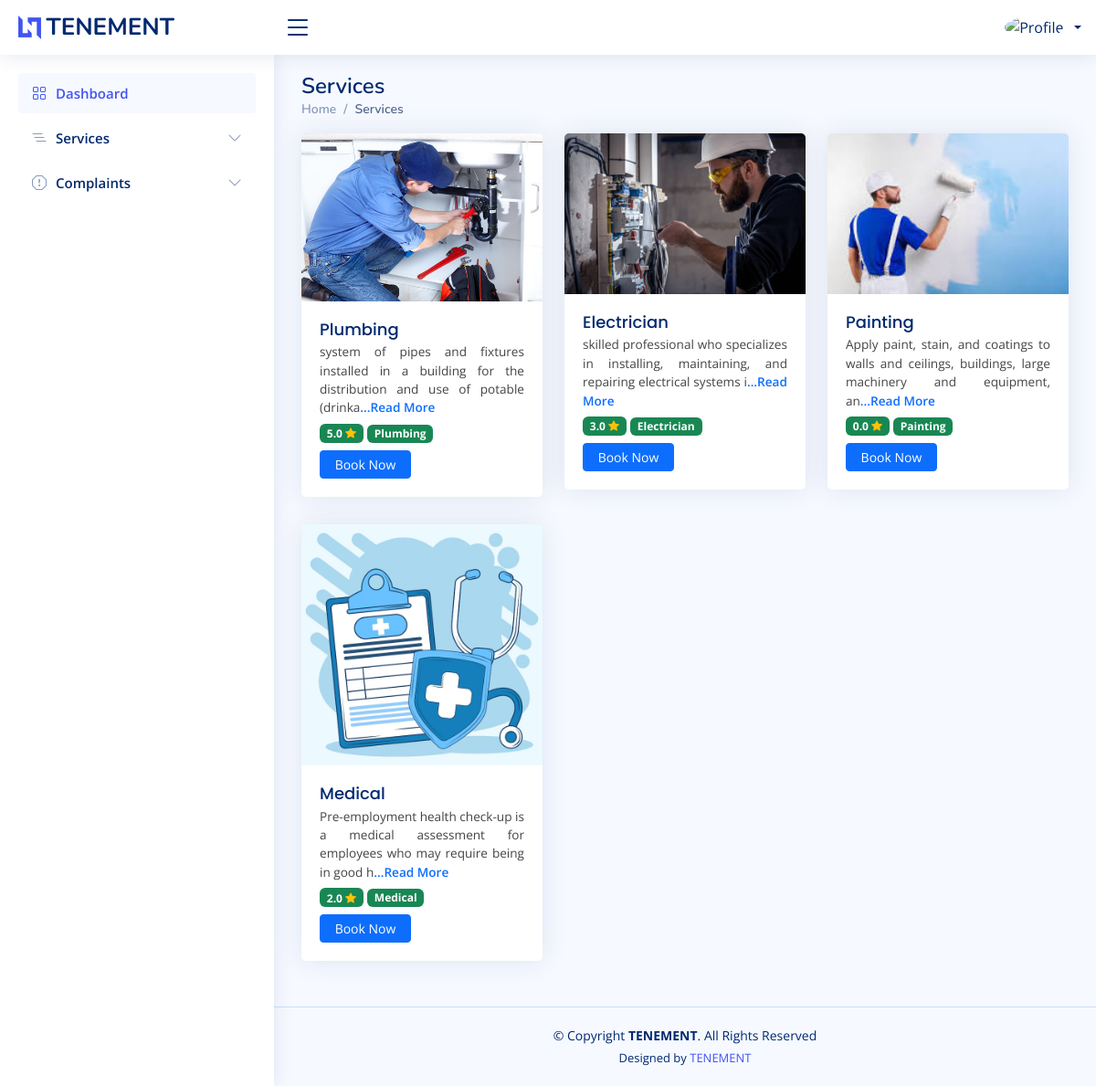
The page /user/services.php on the database as committed earlier.
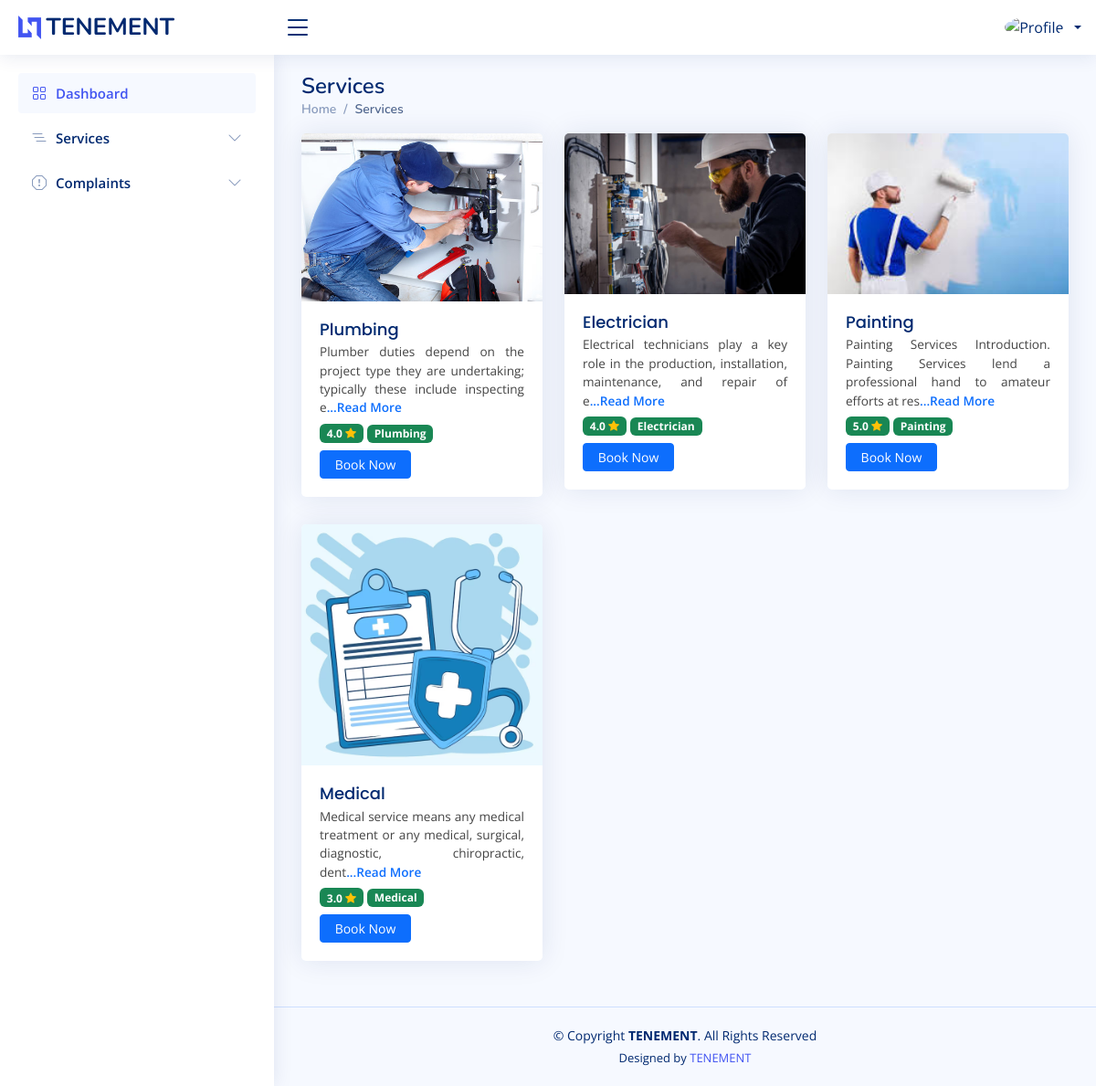
The same page on the database as committed later.
### tables this page shows
CREATE TABLE `addservice` (
  `serviceid` int(100) NOT NULL,
  `services` varchar(100) NOT NULL,
  `description` varchar(500) NOT NULL,
  `experience` varchar(100) NOT NULL,
  `rate` varchar(100) NOT NULL,
  `email` varchar(50) NOT NULL
);

### connect.php (called while the page is built, shortened)
<?php
$dbname="tenement";
$conn=mysqli_connect("localhost","root","",$dbname);
function select_data($sql)
{
  global $conn;
  $res = mysqli_query($conn, $sql);
  if ($res)
    return $res;
  else
    return False;
}
?>

### user/services.php (the view, shortened to what this page needs)
<?php
require 'header.php';
?>
<main id="main" class="main">
  <div class="pagetitle">
    <h1>Services</h1>
    <nav>
      <ol class="breadcrumb">
        <li class="breadcrumb-item"><a href="index.php">Home</a></li>
        <li class="breadcrumb-item active">Services</li>
      </ol>
    </nav>
  </div>
  <section class="section">
    <div class="row align-items-top">
      <?php
      $sql = "SELECT * FROM addservice";
      $data = select_data($sql);
      while ($row = mysqli_fetch_assoc($data)) {
        $description = substr($row['description'], 0, 100);
        $serviceid=$row['serviceid'];
        $sql1="SELECT AVG(rating) AS average_rating FROM booking where serviceid='$serviceid'";
        $data1=select_data($sql1);
        $avg=mysqli_fetch_assoc($data1);
      ?>
        <div class="col-lg-4">
          <div class="card">
            <img src="../upload/service/add_service_<?php echo $row['serviceid']; ?>.jpg" class="card-img-top" alt="...">
            <div class="card-body">
              <h5 class="card-title pb-1 mb-0"><?php echo $row['services'] ?></h5>
              <p class="card-text mb-1" style="font-size:85%;color:#444;text-align:justify;"><?php echo $description; ?><span class="text-primary" style="font-weight:600;">...Read More</p>
              <p style="margin-bottom:0px;">
                <span class="badge bg-success bg-xs" style="color:#fff;"><?php echo number_format($avg['average_rating'] , 1)?> <i class="bi bi-star-fill text-warning"></i></span> <span class="badge bg-success bg-xs" style="color:#fff;"> <?php echo $row['services'] ?></span>
              </p>
              <div class="row mt-2">
                <div class="col-6 btn-group">
                 <a href="serviceaction.php?serviceid=<?php echo $row['serviceid'];?>" class="btn btn-primary btn-sm"> Book Now</a>
                </div>
              </div>
            </div>
          </div>
        </div>
      <?php
      }
      ?>
    </div>
  </section>
</main>

Rows that differ between the two databases and show on the page:
changed addservice "Plumbing": description "system of pipes and fixtures installed in a building for the distribution and use of potable (drinka" → "Plumber duties depend on the project type they are undertaking; typically these include inspecting e"; average_rating "5.0" → "4.0"
changed addservice "Electrician": description "skilled professional who specializes in installing, maintaining, and repairing electrical systems i" → "Electrical technicians play a key role in the production, installation, maintenance, and repair of e"; average_rating "3.0" → "4.0"
changed addservice "Painting": description "Apply paint, stain, and coatings to walls and ceilings, buildings, large machinery and equipment, an" → "Painting Services Introduction. Painting Services lend a professional hand to amateur efforts at res"; average_rating "0.0" → "5.0"
changed addservice "Medical": description "Pre-employment health check-up is a medical assessment for employees who may require being in good h" → "Medical service means any medical treatment or any medical, surgical, diagnostic, chiropractic, dent"; average_rating "2.0" → "3.0"
